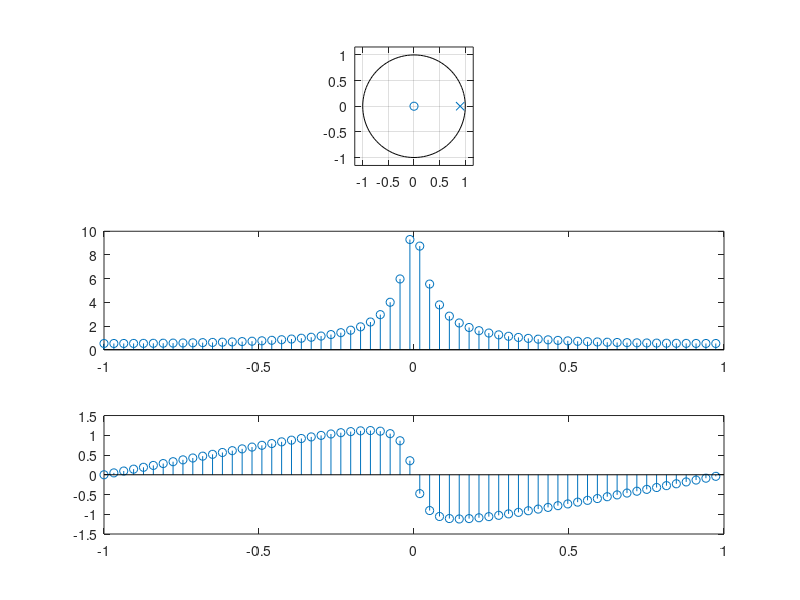

Source code (MATLAB):
num=[1 0];
den=[1 -0.9];
subplot(3,1,1)
zplane(num,den);
w=-pi:0.1:pi;
h=freqz(num,den,w);
subplot(3,1,2)
stem(w/pi,abs(h))
hold on
subplot(3,1,3)
stem(w/pi,angle(h))
hold on
